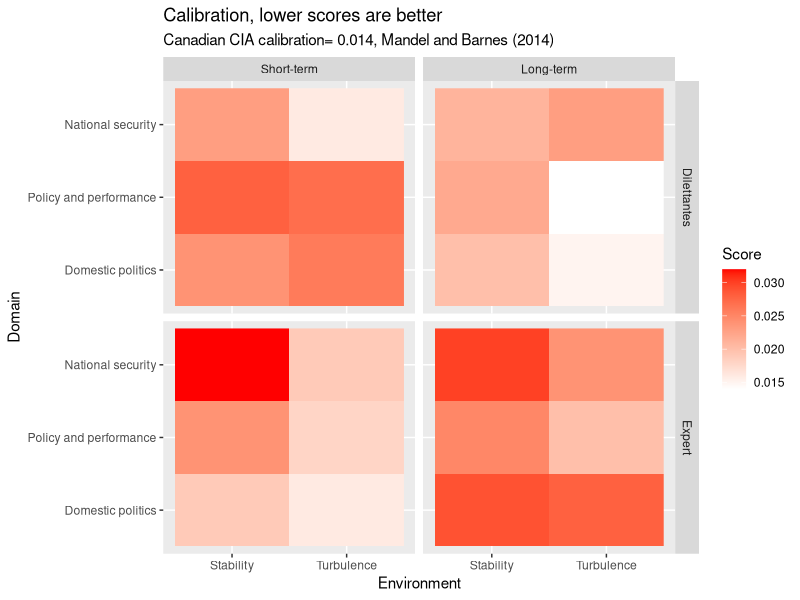
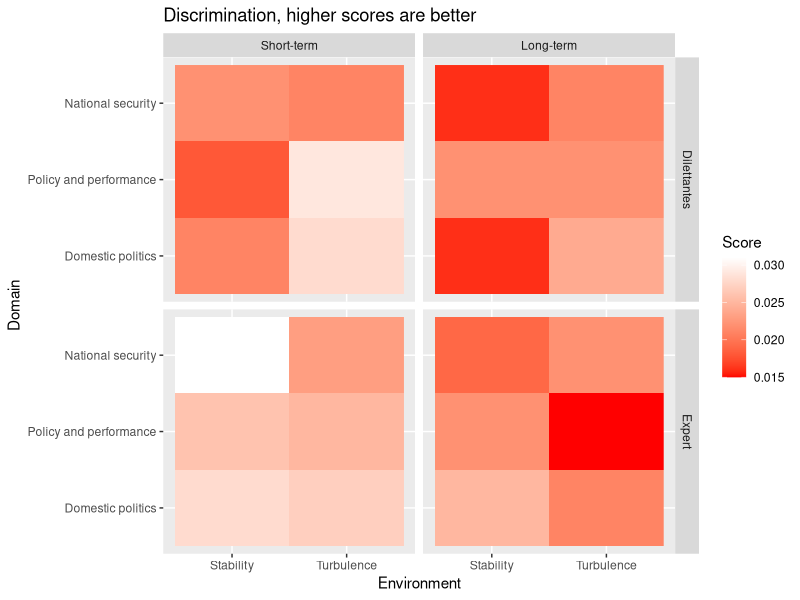

These charts were generated, in order, by the following R code:
## ---- chunk 1
rm(list = ls())
library(tidyverse)
data <- read_csv("Tetlock_expert_2005_fig2-4.csv")
data <- data %>%
  mutate(Term = as_factor(Term)) %>%
  mutate(Environment = as_factor(Environment)) %>%
  mutate(Domain = as_factor(Domain)) %>%
  mutate(Metric = as_factor(Metric))
## ---- chunk 2
data %>% 
  filter(Metric == "Calibration") %>%
  ggplot(aes(Environment, Domain)) +
  geom_raster(aes(fill = Score)) + 
  scale_fill_gradient(low = "white", high = "red") + 
  facet_grid(Expertise ~ Term) +
  ggtitle("Calibration, lower scores are better", subtitle = "Canadian CIA calibration= 0.014, Mandel and Barnes (2014)")
## ---- chunk 3
data %>% 
  filter(Metric == "Discrimination") %>%
  ggplot(aes(Environment, Domain)) +
  geom_raster(aes(fill = Score)) + 
  scale_fill_gradient(low = "red", high = "white") + 
  facet_grid(Expertise ~ Term) +
  ggtitle("Discrimination, higher scores are better")
